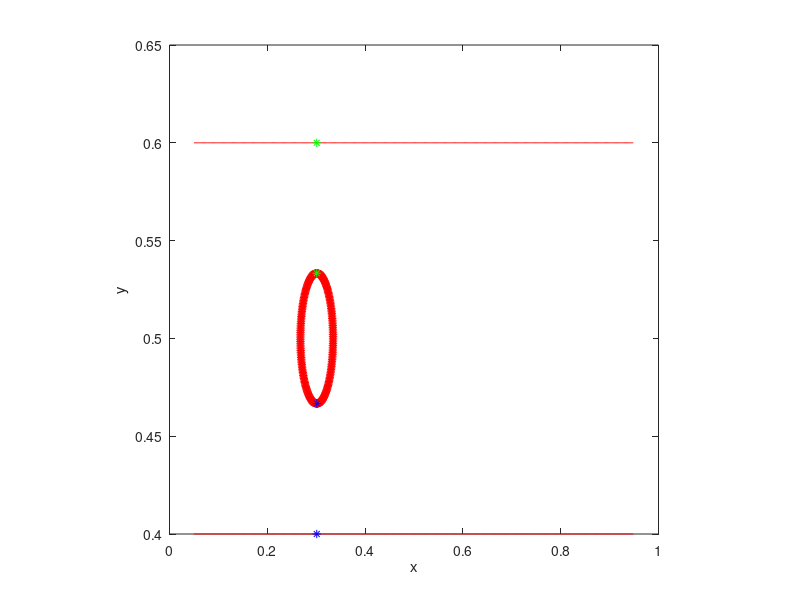

Here is the MATLAB script that generated this plot:
%-------------------------------------------------------------------------------------------------------------------%
%
% IB2d is an Immersed Boundary Code (IB) for solving fully coupled non-linear 
% 	fluid-structure interaction models. This version of the code is based off of
%	Peskin's Immersed Boundary Method Paper in Acta Numerica, 2002.
%
% Author: Nicholas A. Battista
% Email:  nick.battista@unc.edu
% Date Created: May 27th, 2015
% Institution: UNC-CH
%
% This code is capable of creating Lagrangian Structures using:
% 	1. Springs
% 	2. Beams (*torsional springs)
% 	3. Target Points
%	4. Muscle-Model (combined Force-Length-Velocity model, "HIll+(Length-Tension)")
%
% One is able to update those Lagrangian Structure parameters, e.g., spring constants, resting %%	lengths, etc
% 
% There are a number of built in Examples, mostly used for teaching purposes. 
% 
% If you would like us %to add a specific muscle model, please let Nick (nick.battista@unc.edu) know.
%
%--------------------------------------------------------------------------------------------------------------------%

%%%%%%%%%%%%%%%%%%%%%%%%%%%%%%%%%%%%%%%%%%%%%%%%%%%%%%%%%%%%%%%%%%%%%%%%%%%%%%%%%%%%%%
%
% FUNCTION: creates the CHANNEL_CHANNEL-EXAMPLE geometry and prints associated input files
%
%%%%%%%%%%%%%%%%%%%%%%%%%%%%%%%%%%%%%%%%%%%%%%%%%%%%%%%%%%%%%%%%%%%%%%%%%%%%%%%%%%%%%%

function VIV_Cylinder_Geometry()

%
% Grid Parameters (MAKE SURE MATCHES IN input2d !!!)
%
Nx =  256;        % # of Eulerian Grid Pts. in x-Direction (MUST BE EVEN!!!)
Ny =  256;        % # of Eulerian Grid Pts. in y-Direction (MUST BE EVEN!!!)
Lx = 1.0;        % Length of Eulerian Grid in x-Direction
Ly = 1.0;        % Length of Eulerian Grid in y-Direction


% Immersed Structure Geometric / Dynamic Parameters %
ds= min(Lx/(2.1*Nx),Ly/(2.1*Ny));  % Lagrangian spacing
L = 0.9*Lx;                    % Length of Channel
w = 0.2*Ly;                    % Width of Channel
x0 = 0.3;                      % x-Center for Cylinder
y0 = 0.5;                      % y-Center for Cylinder
r = w/6;                       % Radii of Cylinder
struct_name = 'viv_geo';       % Name for .vertex, .spring, etc files.


% Call function to construct geometry
[xLag,yLag] = give_Me_Channel_Immsersed_Boundary_Geometry(ds,L,w,Lx,Ly);
[xLag_Cy,yLag_Cy] = give_Me_Cylinder_Immsersed_Boundary_Geometry(ds,r,x0,y0);

xTether = x0;   % xValues you want to tether to on the channel
[indsTether,x0_new] = give_Me_Tethering_Pt_Indices(xLag,xTether);
xLag_Cy = xLag_Cy + (x0_new-x0); % shift circle over to match indices better

% Plot Geometry to test
plot(xLag(1:end/2),yLag(1:end/2),'r-'); hold on;
plot(xLag(end/2+1:end),yLag(end/2+1:end),'r-'); hold on;
plot(xLag_Cy,yLag_Cy,'r-'); hold on;

N = length(xLag_Cy);
%yLag_Cy(1)
%yLag(indsTether(1))
%yLag_Cy(N/2+1)
%yLag(indsTether(2))

N = length(xLag_Cy);
plot(xLag_Cy,yLag_Cy,'r*'); hold on;
plot(xLag_Cy(1),yLag_Cy(1),'g*'); hold on;
plot(xLag(indsTether(1)),yLag(indsTether(1)),'b*'); hold on;
plot(xLag(indsTether(2)),yLag(indsTether(2)),'g*'); hold on;
plot(xLag_Cy(N/2+1),yLag_Cy(N/2+1),'b*'); hold on;
%plot(xLag_Cy,yLag_Cy,'g*'); hold on;
xlabel('x'); ylabel('y');
axis square;


% Prints .vertex file!
print_Lagrangian_Vertices([xLag xLag_Cy],[yLag yLag_Cy],struct_name);


% Prints .spring file!
k_Spring = 2.0e7; resting_length_tether = 2*r;
offset = length(xLag);
print_Lagrangian_Springs(xLag_Cy,yLag_Cy,k_Spring,ds,r,offset,indsTether,resting_length_tether,struct_name);


% Prints .d_spring file! (FOR DAMPED SPRINGS)
k_DSpring_Tether = 2e4; 
resting_length_tether = 2*r; offset = length(xLag); 
b_damp = 5.0;
print_Lagrangian_Damped_Springs(xLag_Cy,yLag_Cy,k_DSpring_Tether,ds,r,offset,indsTether,resting_length_tether,b_damp,struct_name)


% Prints .beam file!
k_Beam = 5.0e9;  
C = compute_Curvatures(xLag_Cy,yLag_Cy);
print_Lagrangian_Beams(xLag_Cy,yLag_Cy,k_Beam,C,struct_name,offset);


% Prints .target file!
k_Target = 2.5e7;
print_Lagrangian_Target_Pts(xLag,k_Target,struct_name);

%%%%%%%%%%%%%%%%%%%%%%%%%%%%%%%%%%%%%%%%%%%%%%%%%%%%%%%%%%%%%%%%%%%%%%%%
%
% FUNCTION: prints VERTEX points to a file called .vertex
%
%%%%%%%%%%%%%%%%%%%%%%%%%%%%%%%%%%%%%%%%%%%%%%%%%%%%%%%%%%%%%%%%%%%%%%%%

function print_Lagrangian_Vertices(xLag,yLag,struct_name)

    N = length(xLag);

    vertex_fid = fopen([struct_name '.vertex'], 'w');

    fprintf(vertex_fid, '%d\n', N );

    %Loops over all Lagrangian Pts.
    for s = 1:N
        X_v = xLag(s);
        Y_v = yLag(s);
        fprintf(vertex_fid, '%1.16e %1.16e\n', X_v, Y_v);
    end

    fclose(vertex_fid); 
    
%%%%%%%%%%%%%%%%%%%%%%%%%%%%%%%%%%%%%%%%%%%%%%%%%%%%%%%%%%%%%%%%%%%%%%%%
%
% FUNCTION: prints TARGET points to a file called .target
%
%%%%%%%%%%%%%%%%%%%%%%%%%%%%%%%%%%%%%%%%%%%%%%%%%%%%%%%%%%%%%%%%%%%%%%%%

function print_Lagrangian_Target_Pts(xLag,k_Target,struct_name)

    N = length(xLag);

    target_fid = fopen([struct_name '.target'], 'w');

    fprintf(target_fid, '%d\n', N );

    %Loops over all Lagrangian Pts.
    for s = 1:N
        fprintf(target_fid, '%d %1.16e\n', s, k_Target);
    end

    fclose(target_fid); 
    
    
%%%%%%%%%%%%%%%%%%%%%%%%%%%%%%%%%%%%%%%%%%%%%%%%%%%%%%%%%%%%%%%%%%%%%%%%%%%%%%%%%%%%%
%
% FUNCTION: prints BEAM (Torsional Spring) points to a file called <str>.beam
%
%%%%%%%%%%%%%%%%%%%%%%%%%%%%%%%%%%%%%%%%%%%%%%%%%%%%%%%%%%%%%%%%%%%%%%%%%%%%%%%%%%%%%

function print_Lagrangian_Beams(xLag,yLag,k_Beam,C,struct_name,offset)

    % k_Beam: beam stiffness
    % C: beam curvature
    
    N = length(xLag); % NOTE: Total number of beams = Number of Total Lag Pts. on Cylinder

    beam_fid = fopen([struct_name '.beam'], 'w');

    fprintf(beam_fid, '%d\n', N );

    %spring_force = kappa_spring*ds/(ds^2);

    %BEAMS BETWEEN VERTICES
    for s = 1:N
            if ( (s>1) && (s <= N-1) )        
                fprintf(beam_fid, '%d %d %d %1.16e %1.16e\n',s-1+offset, s+offset, s+1+offset, k_Beam, C(s) );  
            elseif (s==1)
                fprintf(beam_fid, '%d %d %d %1.16e %1.16e\n',N+offset,   s+offset, s+1+offset, k_Beam, C(s) );  
            elseif (s==N)
                %Case s=N
                fprintf(beam_fid, '%d %d %d %1.16e %1.16e\n',N-1+offset, N+offset, 1+offset,   k_Beam, C(s) );  
            end
    end
    fclose(beam_fid); 

%%%%%%%%%%%%%%%%%%%%%%%%%%%%%%%%%%%%%%%%%%%%%%%%%%%%%%%%%%%%%%%%%%%%%%%%%%%
%
% FUNCTION: prints SPRING points to a file called .spring
%
%%%%%%%%%%%%%%%%%%%%%%%%%%%%%%%%%%%%%%%%%%%%%%%%%%%%%%%%%%%%%%%%%%%%%%%%%%%

function print_Lagrangian_Springs(xLag,yLag,k_Spring,ds_Rest,r,offset,indsTether,resting_length_tether,struct_name)

    % offset = # of lag pts in channel (ordering lag pts, channel -> cylinder)

    N = length(xLag); % Number of pts on cylinder

    spring_fid = fopen([struct_name '.spring'], 'w');

    fprintf(spring_fid, '%d\n', N+N/2 ); % + 2 if non-damped springs connecting cylinder to channel

    %spring_force = kappa_spring*ds/(ds^2);

    %SPRINGS BETWEEN VERTICES
    for s = 1:N
            if s < N    
                ds_Rest = sqrt( ( xLag(s) - xLag(s+1) )^2 +  ( yLag(s) - yLag(s+1) )^2 ); 
                fprintf(spring_fid, '%d %d %1.16e %1.16e\n', s+offset, s+1+offset, k_Spring, ds_Rest);  
            else
                %Case s=N
                ds_Rest = sqrt( ( xLag(s) - xLag(1) )^2 +  ( yLag(s) - yLag(1) )^2 ); 
                fprintf(spring_fid, '%d %d %1.16e %1.16e\n', s+offset, 1+offset,   k_Spring, ds_Rest);  
            end
    end
    
    for s=1:N/2
        ds_Rest = sqrt( ( xLag(s) - xLag(s+N/2) )^2 +  ( yLag(s) - yLag(s+N/2) )^2 ); 
        fprintf(spring_fid, '%d %d %1.16e %1.16e\n', s+offset, s+N/2+offset, k_Spring, ds_Rest);
    end
    
    % UNCOMMENT IF UNDAMPED SPRINGS CONNECT CYLINDER TO CHANNEL
    %s=1; % Reset
    %fprintf(spring_fid, '%d %d %1.16e %1.16e\n', s+offset,     indsTether(2), 1e4, resting_length_tether);
    %fprintf(spring_fid, '%d %d %1.16e %1.16e\n', s+N/2+1+offset, indsTether(1), 1e4, resting_length_tether);
    
    fclose(spring_fid); 
    
%%%%%%%%%%%%%%%%%%%%%%%%%%%%%%%%%%%%%%%%%%%%%%%%%%%%%%%%%%%%%%%%%%%%%%%%%%%%%
%
% FUNCTION: prints DAMPED SPRING points to a file called struct.d_spring
%
%%%%%%%%%%%%%%%%%%%%%%%%%%%%%%%%%%%%%%%%%%%%%%%%%%%%%%%%%%%%%%%%%%%%%%%%%%%%%

function print_Lagrangian_Damped_Springs(xLag,yLag,k_Spring,ds_Rest,r,offset,indsTether,resting_length_tether,b_damp,struct_name)

    N = length(xLag); % just two damped springs to connect cylinder to channel

    dSpring_fid = fopen([struct_name '.d_spring'], 'w');

    fprintf(dSpring_fid, '%d\n', 2 );
    
    s=1; % Reset
    fprintf(dSpring_fid, '%d %d %1.16e %1.16e %1.16e\n', s+offset,       indsTether(2), k_Spring, resting_length_tether,b_damp);
    fprintf(dSpring_fid, '%d %d %1.16e %1.16e %1.16e\n', s+N/2+1+offset, indsTether(1), k_Spring, resting_length_tether,b_damp);
    
    fclose(dSpring_fid);

%%%%%%%%%%%%%%%%%%%%%%%%%%%%%%%%%%%%%%%%%%%%%%%%%%%%%%%%%%%%%%%%%%%%%%%%
%
% FUNCTION: creates the Lagrangian structure geometry for channel
%
%%%%%%%%%%%%%%%%%%%%%%%%%%%%%%%%%%%%%%%%%%%%%%%%%%%%%%%%%%%%%%%%%%%%%%%%

function [xLag,yLag] = give_Me_Channel_Immsersed_Boundary_Geometry(ds,L,w,Lx,Ly)

% The immsersed structure is a channel %
x = (Lx-L)/2:ds:(L+(Lx-L)/2);  %xPts
yBot = (Ly-w)/2;               %yVal for bottom of Channel
yTop = Ly - (Ly-w)/2;          %yVal for top of Channel

xLag = [x x];
yLag = [yBot*ones(1,length(x)) yTop*ones(1,length(x))];

%%%%%%%%%%%%%%%%%%%%%%%%%%%%%%%%%%%%%%%%%%%%%%%%%%%%%%%%%%%%%%%%%%%%%%%%
%
% FUNCTION: creates the Lagrangian structure geometry for cylinder
%
%%%%%%%%%%%%%%%%%%%%%%%%%%%%%%%%%%%%%%%%%%%%%%%%%%%%%%%%%%%%%%%%%%%%%%%%

function [xLag,yLag] = give_Me_Cylinder_Immsersed_Boundary_Geometry(ds,r,x0,y0)

% The immsersed structure is a cylinder %

dtheta = ds/ (2*r);
theta = -pi/2; i=1;
while theta < 3*pi/2
   xLag(i) = x0 - r*cos(theta);
   yLag(i) = y0 - r*sin(theta);
   theta = theta + dtheta;
   i=i+1;
end


%%%%%%%%%%%%%%%%%%%%%%%%%%%%%%%%%%%%%%%%%%%%%%%%%%%%%%%%%%%%%%%%%%%%%%%%
%
% FUNCTION: gives indices of Lagrangian Pt choice for tethering.
%
%%%%%%%%%%%%%%%%%%%%%%%%%%%%%%%%%%%%%%%%%%%%%%%%%%%%%%%%%%%%%%%%%%%%%%%%
   
function [inds,x0_new] = give_Me_Tethering_Pt_Indices(xLag,xTether)

i=0; not=1;       %initiate for loop
while not == 1
    i=i+1;
    if xLag(i) > xTether
       inds(1) = i;  % to save index for bottom of channel
       not = 0;      % to leave loop
    end
end

next = length(xLag)/2;  
inds(2) = inds(1)+next; % save index for top of channel
x0_new = xLag(inds(1)); % where center of cylinder should be placed.

%%%%%%%%%%%%%%%%%%%%%%%%%%%%%%%%%%%%%%%%%%%%%%%%%%%%%%%%%%%%%%%%%%%%%%%%
%
% FUNCTION: computes "curvature" of ellipse
% 
% NOTE: not curvature in the traditional geometric sense, in the 'discrete'
% sense through cross product.
%
%%%%%%%%%%%%%%%%%%%%%%%%%%%%%%%%%%%%%%%%%%%%%%%%%%%%%%%%%%%%%%%%%%%%%%%%

function C = compute_Curvatures(xLag,yLag)

%a-x component (rmin)
%b-y component (rmax)
%C = ab / ( sqrt( a^2*sin(t)^2 + b^2*cos(t)^2  )  )^3

N = length(xLag);
C = zeros( N );

%Note: needs to be done same order as you print .beam file!
for i=1:N
   
   % Pts Xp -> Xq -> Xr (same as beam force calc.)
   
   if ( (i > 1) && (i < N) )
   
        Xp = xLag(i-1); Xq = xLag(i); Xr = xLag(i+1);
        Yp = yLag(i-1); Yq = yLag(i); Yr = yLag(i+1);
   
   elseif (i==1)
       
        Xp = xLag(N); Xq = xLag(i); Xr = xLag(i+1);
        Yp = yLag(N); Yq = yLag(i); Yr = yLag(i+1);
       
   elseif (i==N)
       
        Xp = xLag(N-1); Xq = xLag(N); Xr = xLag(1);
        Yp = yLag(N-1); Yq = yLag(N); Yr = yLag(1);
       
   end
       
   C(i) = (Xr-Xq)*(Yq-Yp) - (Yr-Yq)*(Xq-Xp); %Cross product btwn vectors
      
end

   
